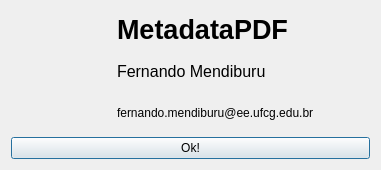
<?xml version="1.0" encoding="UTF-8"?>
<ui version="4.0">
 <class>AboutDialog</class>
 <widget class="QDialog" name="AboutDialog">
  <property name="geometry">
   <rect>
    <x>0</x>
    <y>0</y>
    <width>381</width>
    <height>170</height>
   </rect>
  </property>
  <property name="sizePolicy">
   <sizepolicy hsizetype="Fixed" vsizetype="Fixed">
    <horstretch>0</horstretch>
    <verstretch>0</verstretch>
   </sizepolicy>
  </property>
  <property name="minimumSize">
   <size>
    <width>381</width>
    <height>170</height>
   </size>
  </property>
  <property name="maximumSize">
   <size>
    <width>381</width>
    <height>170</height>
   </size>
  </property>
  <property name="windowTitle">
   <string>About</string>
  </property>
  <property name="windowIcon">
   <iconset>
    <normaloff>:/resources/icons/logo.png</normaloff>:/resources/icons/logo.png</iconset>
  </property>
  <layout class="QGridLayout" name="gridLayout">
   <item row="0" column="0">
    <layout class="QHBoxLayout" name="horizontalLayout">
     <item>
      <widget class="QLabel" name="label">
       <property name="maximumSize">
        <size>
         <width>100</width>
         <height>100</height>
        </size>
       </property>
       <property name="text">
        <string/>
       </property>
       <property name="pixmap">
        <pixmap>:/resources/icons/logo.png</pixmap>
       </property>
       <property name="scaledContents">
        <bool>true</bool>
       </property>
      </widget>
     </item>
     <item>
      <layout class="QVBoxLayout" name="verticalLayout">
       <item>
        <widget class="QLabel" name="labelProgramName">
         <property name="font">
          <font>
           <pointsize>20</pointsize>
           <weight>75</weight>
           <bold>true</bold>
          </font>
         </property>
         <property name="text">
          <string>MetadataPDF</string>
         </property>
         <property name="alignment">
          <set>Qt::AlignLeading|Qt::AlignLeft|Qt::AlignVCenter</set>
         </property>
        </widget>
       </item>
       <item>
        <widget class="QLabel" name="labelAuthor">
         <property name="font">
          <font>
           <pointsize>12</pointsize>
          </font>
         </property>
         <property name="text">
          <string>Fernando Mendiburu</string>
         </property>
         <property name="alignment">
          <set>Qt::AlignLeading|Qt::AlignLeft|Qt::AlignVCenter</set>
         </property>
        </widget>
       </item>
       <item>
        <widget class="QLabel" name="labelEmail">
         <property name="text">
          <string>fernando.mendiburu@ee.ufcg.edu.br</string>
         </property>
        </widget>
       </item>
      </layout>
     </item>
    </layout>
   </item>
   <item row="1" column="0">
    <widget class="QPushButton" name="buttonClose">
     <property name="text">
      <string>Ok!</string>
     </property>
     <property name="icon">
      <iconset>
       <normaloff>:/resources/icons/close.jpeg</normaloff>:/resources/icons/close.jpeg</iconset>
     </property>
     <property name="iconSize">
      <size>
       <width>20</width>
       <height>20</height>
      </size>
     </property>
    </widget>
   </item>
  </layout>
 </widget>
 <resources/>
 <connections/>
</ui>
